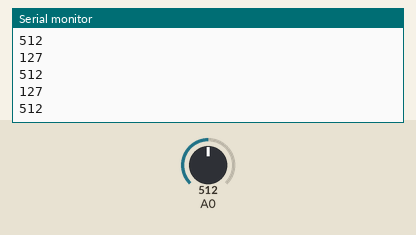
The sketch below on a simulated Arduino Uno, built with avr-gcc and run on an emulated ATmega328P. Parts: the last lines printed to the serial monitor. The inputs (shaded band) are chosen by the test bench; at power-on: A0 = 512.

Above: at 1.2 s.
1.3 s: A0 set to 716
At 1.33 s:
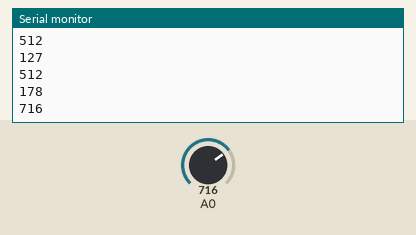
2.8 s: A0 set to 900
At 2.8 s:
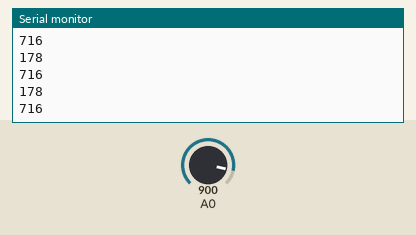
Timing chart, 0 to 5.8 s (numbered marks = the images above; inputs shaded):
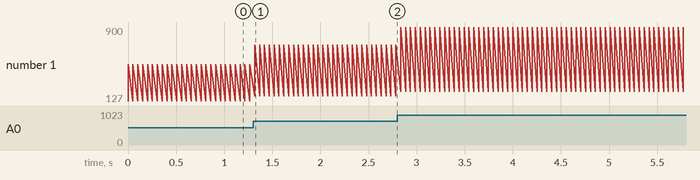

The sketch:

10bit-8bit_analog_scaling.ino
```cpp
const float scale = 0.24926686217008797653958944281525;
void setup() {
  // put your setup code here, to run once:
  Serial.begin(115200);
  pinMode(A0, INPUT);
}

void loop() {
  short int a = 512*(255/1023);
  int scaled (analogRead(A0)*scale);
  Serial.println(scaled);
  Serial.println(analogRead(A0));
  delay(50);
}
```

Measured:
- after the input at 1.3 s, the serial monitor: prints a new line at once (image 1)
- plotted number 1: 512 → 716 after the input at 1.3 s, 716 → 900 after the input at 2.8 s
